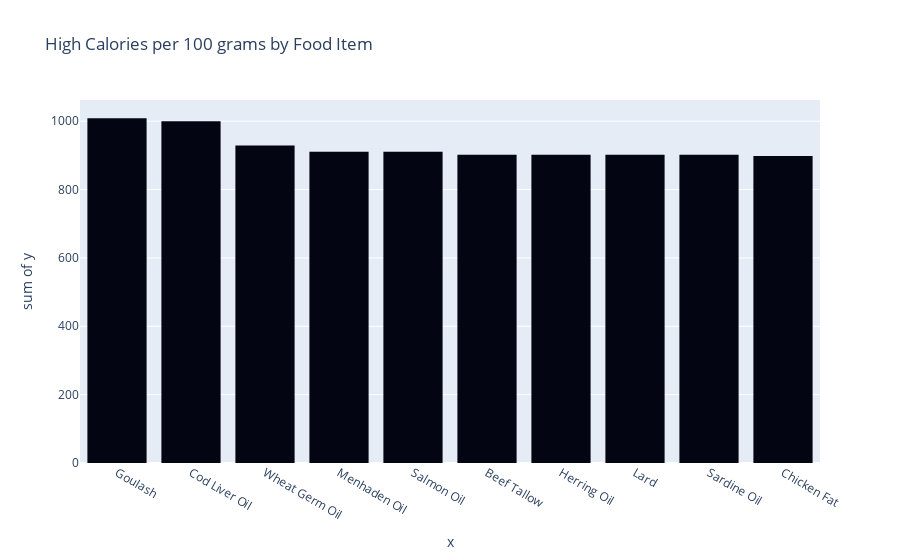

Notebook cell for this chart:
### Markdown cell above
### High Calories Food Items

### Code cell
top_food_items = df.nlargest(10, 'Cals_per100grams')

plt = px.histogram(df, x=top_food_items['FoodItem'], y=top_food_items['Cals_per100grams'], title='High Calories per 100 grams by Food Item', color_discrete_sequence=px.colors.sequential.ice)
plt.show()

### Figure 1 — Plotly figure (JSON) as saved in the notebook; plotly's stock layout.template omitted (floating-point values rounded to 4 significant figures)
{"data": [{"alignmentgroup": "True", "bingroup": "x", "histfunc": "sum", "hovertemplate": "x=%{x}<br>sum of y=%{y}<extra></extra>", "legendgroup": "", "marker": {"color": "rgb(3, 5, 18)", "pattern": {"shape": ""}}, "name": "", "offsetgroup": "", "orientation": "v", "showlegend": false, "type": "histogram", "x": ["Goulash", "Cod Liver Oil", "Wheat Germ Oil", "Menhaden Oil", "Salmon Oil", "Beef Tallow", "Herring Oil", "Lard", "Sardine Oil", "Chicken Fat"], "xaxis": "x", "y": [1009, 1000, 929, 911, 911, 902, 902, 902, 902, 898], "yaxis": "y"}], "layout": {"barmode": "relative", "legend": {"tracegroupgap": 0}, "title": {"text": "High Calories per 100 grams by Food Item"}, "xaxis": {"anchor": "y", "domain": [0, 1], "title": {"text": "x"}}, "yaxis": {"anchor": "x", "domain": [0, 1], "title": {"text": "sum of y"}}}}
